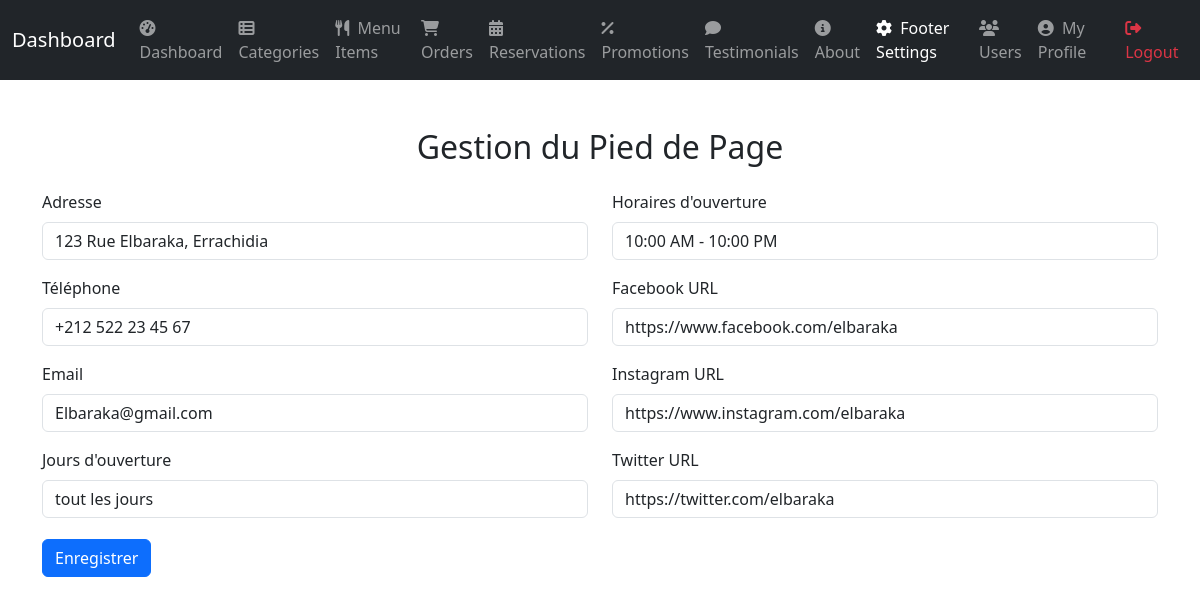
Screenshot of /admin/manage_footer.php (signed in) with the database file from the repository.
### tables this page shows
CREATE TABLE `footer` (
  `id` int(11) NOT NULL,
  `address` varchar(255) NOT NULL,
  `phone` varchar(20) NOT NULL,
  `email` varchar(255) NOT NULL,
  `hours_days` varchar(255) NOT NULL,
  `hours_time` varchar(50) NOT NULL,
  `facebook` varchar(255) DEFAULT NULL,
  `instagram` varchar(255) DEFAULT NULL,
  `twitter` varchar(255) DEFAULT NULL
);

### admin/manage_footer.php (the view, shortened to what this page needs)
<?php
    require_once 'db.php';
    try {
        $result = $mysqli->query("SELECT * FROM footer ORDER BY id");
        $footer = $result->fetch_assoc();
    } catch (Exception $e) {
        die("Erreur lors de la récupération des paramètres du pied de page : " . $e->getMessage());
    }
?>
<?php include_once 'includes/header.php'; ?>
<div class="container mt-5">
    <h2 class="text-center mb-4">Gestion du Pied de Page</h2>
    <form method="POST" action="">
        <div class="row">
            <div class="col-md-6">
                <div class="mb-3">
                    <label for="address" class="form-label">Adresse</label>
                    <input type="text" class="form-control" id="address" name="address" value="<?php echo htmlspecialchars($footer['address']); ?>" required>
                </div>
                <div class="mb-3">
                    <label for="phone" class="form-label">Téléphone</label>
                    <input type="text" class="form-control" id="phone" name="phone" value="<?php echo htmlspecialchars($footer['phone']); ?>" required>
                </div>
                <div class="mb-3">
                    <label for="email" class="form-label">Email</label>
                    <input type="email" class="form-control" id="email" name="email" value="<?php echo htmlspecialchars($footer['email']); ?>" required>
                </div>
                <div class="mb-3">
                    <label for="hours_days" class="form-label">Jours d'ouverture</label>
                    <input type="text" class="form-control" id="hours_days" name="hours_days" value="<?php echo htmlspecialchars($footer['hours_days']); ?>" required>
                </div>
            </div>
            <div class="col-md-6">
                <div class="mb-3">
                    <label for="hours_time" class="form-label">Horaires d'ouverture</label>
                    <input type="text" class="form-control" id="hours_time" name="hours_time" value="<?php echo htmlspecialchars($footer['hours_time']); ?>" required>
                </div>
                <div class="mb-3">
                    <label for="facebook" class="form-label">Facebook URL</label>
                    <input type="url" class="form-control" id="facebook" name="facebook" value="<?php echo htmlspecialchars($footer['facebook']); ?>">
                </div>
                <div class="mb-3">
                    <label for="instagram" class="form-label">Instagram URL</label>
                    <input type="url" class="form-control" id="instagram" name="instagram" value="<?php echo htmlspecialchars($footer['instagram']); ?>">
                </div>
                <div class="mb-3">
                    <label for="twitter" class="form-label">Twitter URL</label>
                    <input type="url" class="form-control" id="twitter" name="twitter" value="<?php echo htmlspecialchars($footer['twitter']); ?>">
                </div>
            </div>
        </div>
        <button type="submit" class="btn btn-primary">Enregistrer</button>
    </form>
</div>
<?php include_once 'includes/footer.php'; ?>

### admin/css/admin.css (style rules this page uses)
html, body { height: 100%; margin: 0; padding: 0; }
.btn { margin-top: 5px !important; margin-bottom: 5px !important; }

### rows the page displays
footer: address "123 Rue Elbaraka, Errachidia", phone "+212 522 23 45 67", email "Elbaraka@gmail.com", hours_days "tout les jours", hours_time "10:00 AM - 10:00 PM", facebook "https://www.facebook.com/elbaraka", instagram "https://www.instagram.com/elbaraka", twitter "https://twitter.com/elbaraka"
